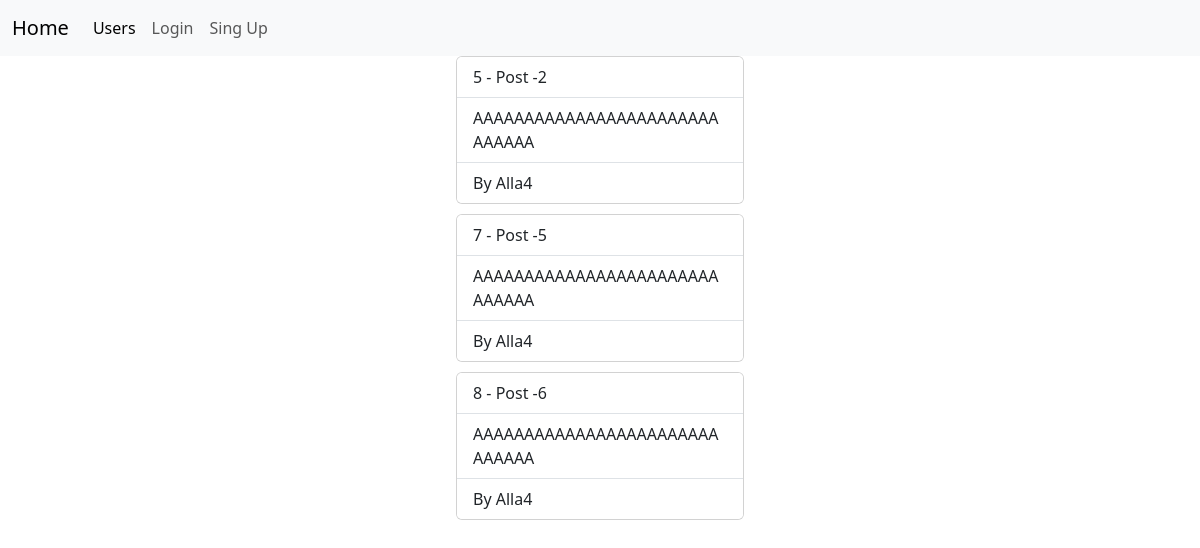
Page /posts/user/1/ on the earlier database version.
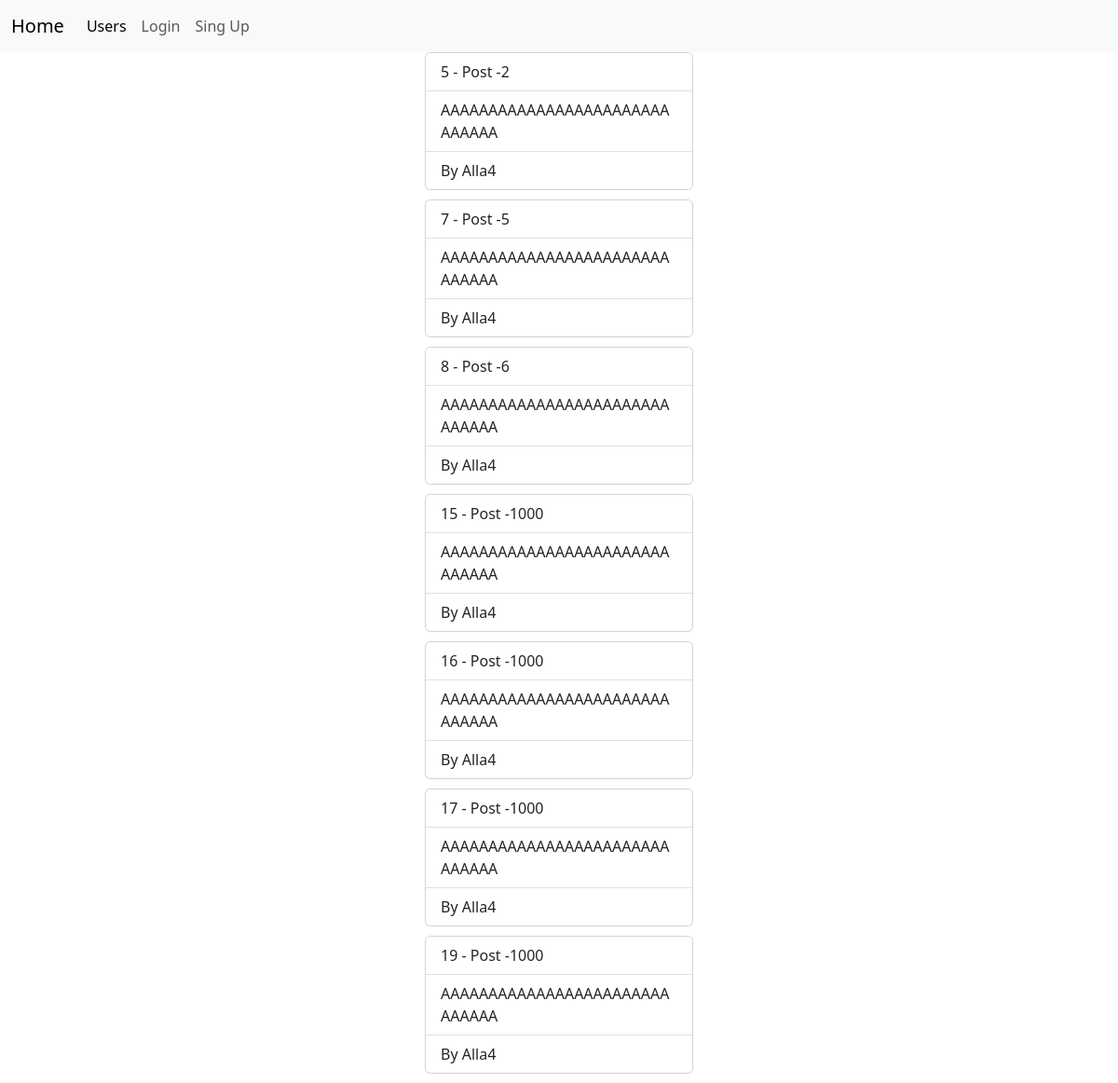
Same page on the later database version.
### blog/models.py (models this page shows)
class Post(models.Model):
    author = models.ForeignKey(User, on_delete=models.CASCADE, verbose_name="Author")
    title = models.CharField(max_length=255, null=False)
    body = models.TextField()

### users/models.py (models this page shows)
class User(AbstractBaseUser, PermissionsMixin):
    name = models.CharField(max_length=30, verbose_name="User's name")
    email = models.EmailField(unique=True)
    last_login = None  # Disable last_login field.
    objects = UserManager()
    USERNAME_FIELD = 'email'
    REQUIRED_FIELDS = ['name']

### blog/views.py (the view)
# urls.py: path('user/<int:user_pk>/', PostListView.as_view(), name='post_list_template'),
class PostListView(ListView):
    model = Post
    context_object_name = 'posts'
    template_name = 'posts/post_list.html'
    def get_queryset(self):
        return self.model.objects.filter(author_id=self.kwargs.get('user_pk'))
    def get_context_data(self, **kwargs):
        context = super().get_context_data(**kwargs)
        context["request"] = self.request
        context['user'] = UserService.get_by_id(self.kwargs.get('user_pk'))
        return context

### users/service.py (called while the page is built)
    @classmethod
    def get_by_id(cls, id):
        return get_object_or_404(User, pk=id)

### templates/posts/post_list.html (shortened to what this page needs)
{% extends 'base.html' %}
{% block content %}
    <div class="d-flex align-items-center justify-content-center flex-column">
        {% if posts %}
            {% for post in posts %}
                <div class="card center-block " style="width: 18rem; margin-bottom: 10px;">
                    <ul class="list-group list-group-flush">
                        <li class="list-group-item">{{ post.id }} - {{ post.title }}</li>
                        <li class="list-group-item">{{ post.body }}</li>
                        <li class="list-group-item">By {{ user.name }}</li>
                    </ul>
                </div>
            {% endfor %}
        {% else %}
            <h3>No posts from this user</h3>
        {% endif %}
    </div>
{% endblock %}

Differences in the rows shown:
added Post: id "15", title "Post -1000", body "AAAAAAAAAAAAAAAAAAAAAAAAAAAAAA", {{ user.name }} "Alla4"
added Post: id "16", title "Post -1000", body "AAAAAAAAAAAAAAAAAAAAAAAAAAAAAA", {{ user.name }} "Alla4"
added Post: id "17", title "Post -1000", body "AAAAAAAAAAAAAAAAAAAAAAAAAAAAAA", {{ user.name }} "Alla4"
added Post: id "19", title "Post -1000", body "AAAAAAAAAAAAAAAAAAAAAAAAAAAAAA", {{ user.name }} "Alla4"
